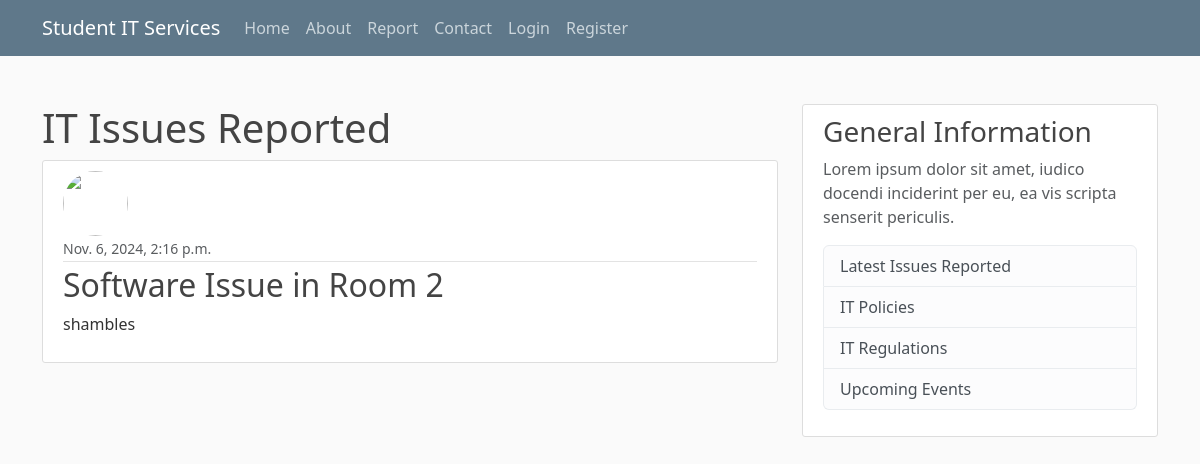
Page /issues/2 on the committed database.
### itreporting/models.py (models this page shows, shortened)
class Issue(models.Model):
    type = models.CharField(max_length=100, choices = [('Hardware', 'Hardware'), ('Software', 'Software')])
    room = models.CharField(max_length=100)
    urgent = models.BooleanField(default = False)
    details = models.TextField()
    date_submitted = models.DateTimeField(default=timezone.now)
    description = models.TextField()
    author = models.ForeignKey(User, related_name = 'issues', on_delete=models.CASCADE)

### itreporting/views.py (the view)
# urls.py: path('issues/<int:pk>', PostDetailView.as_view(), name = 'issue-detail'),
class PostDetailView(DetailView):
    model = Issue
    template_name = 'itreporting/issue_detail.html'

### itreporting/templates/itreporting/issue_detail.html (shortened to what this page needs)
{% extends "itreporting/base.html" %}
{% load crispy_forms_tags %}
{% block content %}
<head>
</head>
<body>
    <h1>IT Issues Reported</h1>
    <article class="media content-section">
        <img class="rounded-circle article-img" src="{{ issue.author.profile.image.url }}"/>
        <div class="media-body">
            <div class="article-metadata">
                <small class="text-muted">{{ object.date_submitted }}</small>
            </div>
            <h2 class="article-title">{{ object.type }} Issue in Room {{ object.room }}</h2>
            <p class="article-content">{{ object.details }}</p>
        </div>
    </article>
</body>
{% endblock content %}

### itreporting/static/css/styles.css (style rules this page uses)
body { background: #fafafa; color: #333333; margin-top: 5rem; }
h1, h2, h3, h4, h5, h6 { color: #444444; }
.content-section { background: #ffffff; padding: 10px 20px; border: 1px solid #dddddd; border-radius: 3px; margin-bottom: 20px; }
.article-title { color: #444444; }
.article-content { white-space: pre-line; }
.article-img { height: 65px; width: 65px; margin-right: 16px; }
.article-metadata { padding-bottom: 1px; margin-bottom: 4px; border-bottom: 1px solid #e3e3e3 }

### rows in the picture
Issue: date_submitted "Nov. 6, 2024, 2:16 p.m.", type "Software", room "2", details "shambles"
